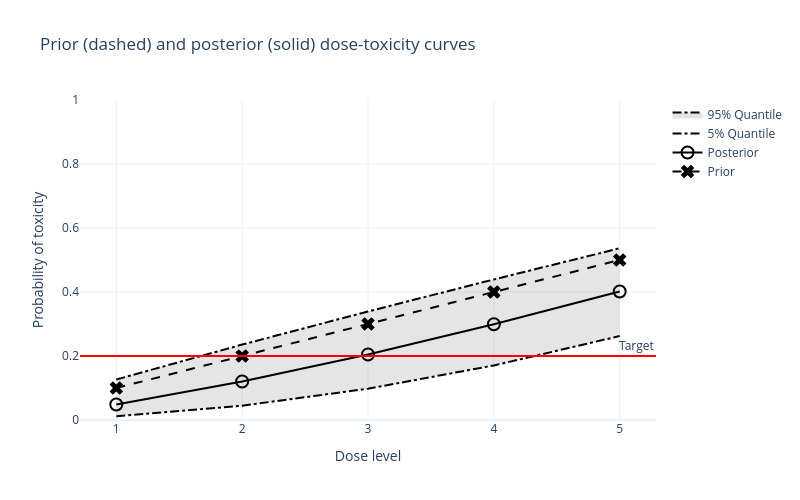

This figure's notebook cell:
### Markdown cell above
In this example, we simulate a CRM trial. We assume a true, but unknown, probability of toxicity for each dose level. We then simulate the enrollment of patients in cohorts, and for each cohort, we use the CRM to decide the dose for the next cohort. The outcomes are simulated from the true toxicity probabilities. At the end of the trial, we can see how the CRM has learned about the dose-toxicity relationship.

### Code cell
import numpy as np

# Priors and target
prior = [0.1, 0.2, 0.3, 0.4, 0.5]
target_toxicity = 0.2

# True toxicity probabilities (unknown to the model)
true_toxicity = [0.05, 0.1, 0.2, 0.3, 0.4]

# Simulation parameters
n_patients = 30
cohort_size = 3
n_cohorts = n_patients // cohort_size

# Starting dose
start_dose = 1

# Initialize CRM
crm_sim = CRM(prior, target_toxicity, first_dose=start_dose, max_size=n_patients)

current_dose = start_dose
for cohort in range(n_cohorts):
    cohort_doses = []
    cohort_toxicities = []
    # Administer dose to cohort
    for i in range(cohort_size):
        cohort_doses.append(current_dose)
        # Simulate toxicity based on true probability
        toxicity = np.random.binomial(1, true_toxicity[current_dose-1])
        cohort_toxicities.append(toxicity)
    
    # Update CRM with only the new cohort's data (updates are strictly incremental)
    cohort_cases = list(zip(cohort_doses, cohort_toxicities))
    current_dose = crm_sim.update(cohort_cases)

# Plot the final posterior dose-toxicity curve
crm_sim.plot_toxicity_probabilities()

### Figure 1 — Plotly figure (JSON) as saved in the notebook; plotly's stock layout.template omitted (floating-point values rounded to 4 significant figures)
{"data": [{"line": {"color": "black", "dash": "dash"}, "marker": {"color": "black", "size": 12, "symbol": "x"}, "mode": "lines+markers", "name": "Prior", "type": "scatter", "x": [1, 2, 3, 4, 5], "y": [0.1, 0.2, 0.3, 0.4, 0.5]}, {"line": {"color": "black"}, "marker": {"color": "black", "line": {"color": "black", "width": 2}, "size": 12, "symbol": "circle-open"}, "mode": "lines+markers", "name": "Posterior", "type": "scatter", "x": [1, 2, 3, 4, 5], "y": [0.04822, 0.1201, 0.2049, 0.2992, 0.4014]}, {"line": {"color": "black", "dash": "dashdot"}, "mode": "lines", "name": "5% Quantile", "type": "scatter", "x": [1, 2, 3, 4, 5], "y": [0.01173, 0.04472, 0.09783, 0.1705, 0.2623]}, {"fill": "tonexty", "fillcolor": "rgba(0,0,0,0.1)", "line": {"color": "black", "dash": "dashdot"}, "mode": "lines", "name": "95% Quantile", "type": "scatter", "x": [1, 2, 3, 4, 5], "y": [0.1265, 0.2357, 0.3392, 0.4392, 0.5366]}], "layout": {"annotations": [{"showarrow": false, "text": "Target", "x": 1, "xanchor": "right", "xref": "x domain", "y": 0.2, "yanchor": "bottom", "yref": "y"}], "height": 500, "meta": {"html": "<strong>Data Summary: Prior (dashed) and posterior (solid) dose-toxicity curves</strong><br><br>\n<table>\n  <thead>\n    <tr>\n      <th scope=\"col\">Dose Level</th>\n      <th scope=\"col\">Prior</th>\n      <th scope=\"col\">Posterior</th>\n      <th scope=\"col\">5% Quantile</th>\n      <th scope=\"col\">95% Quantile</th>\n    </tr>\n  </thead>\n  <tbody>\n    <tr>\n      <td>1.0000</td>\n      <td>0.1000</td>\n      <td>0.0482</td>\n      <td>0.0117</td>\n      <td>0.1265</td>\n    </tr>\n    <tr>\n      <td>2.0000</td>\n      <td>0.2000</td>\n      <td>0.1201</td>\n      <td>0.0447</td>\n      <td>0.2357</td>\n    </tr>\n    <tr>\n      <td>3.0000</td>\n      <td>0.3000</td>\n      <td>0.2049</td>\n      <td>0.0978</td>\n      <td>0.3392</td>\n    </tr>\n    <tr>\n      <td>4.0000</td>\n      <td>0.4000</td>\n      <td>0.2992</td>\n      <td>0.1705</td>\n      <td>0.4392</td>\n    </tr>\n    <tr>\n      <td>5.0000</td>\n      <td>0.5000</td>\n      <td>0.4014</td>\n      <td>0.2623</td>\n      <td>0.5366</td>\n    </tr>\n  </tbody>\n</table>", "markdown": "**Data Summary: Prior (dashed) and posterior (solid) dose-toxicity curves**\n\n| Dose Level | Prior | Posterior | 5% Quantile | 95% Quantile |\n| --- | --- | --- | --- | --- |\n| 1.0000 | 0.1000 | 0.0482 | 0.0117 | 0.1265 |\n| 2.0000 | 0.2000 | 0.1201 | 0.0447 | 0.2357 |\n| 3.0000 | 0.3000 | 0.2049 | 0.0978 | 0.3392 |\n| 4.0000 | 0.4000 | 0.2992 | 0.1705 | 0.4392 |\n| 5.0000 | 0.5000 | 0.4014 | 0.2623 | 0.5366 |", "title": "Prior (dashed) and posterior (solid) dose-toxicity curves"}, "shapes": [{"line": {"color": "red"}, "type": "line", "x0": 0, "x1": 1, "xref": "x domain", "y0": 0.2, "y1": 0.2, "yref": "y"}], "title": {"text": "Prior (dashed) and posterior (solid) dose-toxicity curves"}, "width": 800, "xaxis": {"tickvals": [1, 2, 3, 4, 5], "title": {"text": "Dose level"}}, "yaxis": {"range": [0, 1], "title": {"text": "Probability of toxicity"}}}}
